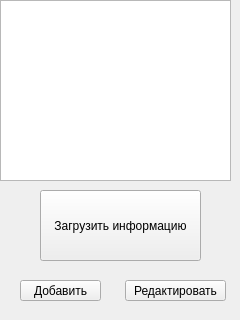
<?xml version="1.0" encoding="UTF-8"?>
<ui version="4.0">
 <class>MainWindow</class>
 <widget class="QMainWindow" name="MainWindow">
  <property name="geometry">
   <rect>
    <x>0</x>
    <y>0</y>
    <width>240</width>
    <height>320</height>
   </rect>
  </property>
  <property name="windowTitle">
   <string>MainWindow</string>
  </property>
  <widget class="QWidget" name="centralwidget">
   <widget class="QPushButton" name="pushButton">
    <property name="geometry">
     <rect>
      <x>40</x>
      <y>190</y>
      <width>161</width>
      <height>71</height>
     </rect>
    </property>
    <property name="text">
     <string>Загрузить информацию</string>
    </property>
   </widget>
   <widget class="QTableWidget" name="coffee_table">
    <property name="geometry">
     <rect>
      <x>0</x>
      <y>0</y>
      <width>231</width>
      <height>181</height>
     </rect>
    </property>
   </widget>
   <widget class="QPushButton" name="pushButton1">
    <property name="geometry">
     <rect>
      <x>20</x>
      <y>280</y>
      <width>81</width>
      <height>21</height>
     </rect>
    </property>
    <property name="text">
     <string>Добавить</string>
    </property>
   </widget>
   <widget class="QPushButton" name="pushButton_3">
    <property name="geometry">
     <rect>
      <x>125</x>
      <y>280</y>
      <width>101</width>
      <height>21</height>
     </rect>
    </property>
    <property name="text">
     <string>Редактировать</string>
    </property>
   </widget>
  </widget>
 </widget>
 <resources/>
 <connections/>
</ui>
